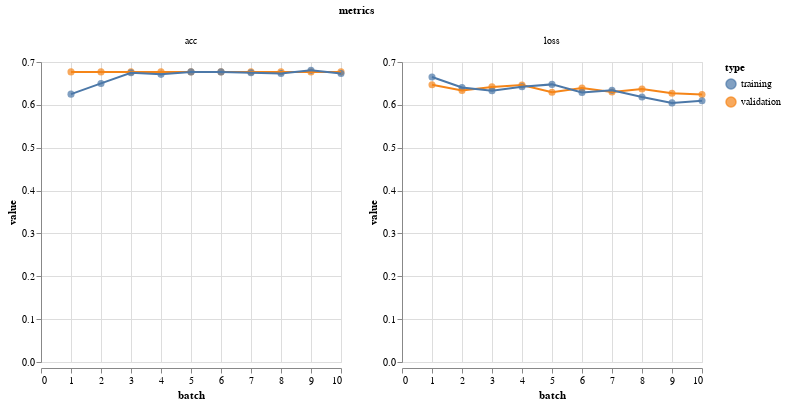

This figure's notebook cell:
### Code cell
vis.metrics(cnn_metrics)

### Figure 1 — Vega-Lite specification as saved in the notebook (floating-point values rounded to 4 significant figures)
{"$schema": "https://vega.github.io/schema/vega-lite/v2.4.3.json", "config": {"view": {"height": 300, "width": 400}}, "data": {"values": [{"batch": 1, "metrics": "loss", "type": "validation", "value": 0.6468}, {"batch": 2, "metrics": "loss", "type": "validation", "value": 0.6334}, {"batch": 3, "metrics": "loss", "type": "validation", "value": 0.6419}, {"batch": 4, "metrics": "loss", "type": "validation", "value": 0.6462}, {"batch": 5, "metrics": "loss", "type": "validation", "value": 0.6293}, {"batch": 6, "metrics": "loss", "type": "validation", "value": 0.639}, {"batch": 7, "metrics": "loss", "type": "validation", "value": 0.6301}, {"batch": 8, "metrics": "loss", "type": "validation", "value": 0.6369}, {"batch": 9, "metrics": "loss", "type": "validation", "value": 0.6272}, {"batch": 10, "metrics": "loss", "type": "validation", "value": 0.6241}, {"batch": 1, "metrics": "acc", "type": "validation", "value": 0.6769}, {"batch": 2, "metrics": "acc", "type": "validation", "value": 0.6769}, {"batch": 3, "metrics": "acc", "type": "validation", "value": 0.6769}, {"batch": 4, "metrics": "acc", "type": "validation", "value": 0.6769}, {"batch": 5, "metrics": "acc", "type": "validation", "value": 0.6769}, {"batch": 6, "metrics": "acc", "type": "validation", "value": 0.6769}, {"batch": 7, "metrics": "acc", "type": "validation", "value": 0.6769}, {"batch": 8, "metrics": "acc", "type": "validation", "value": 0.6769}, {"batch": 9, "metrics": "acc", "type": "validation", "value": 0.6769}, {"batch": 10, "metrics": "acc", "type": "validation", "value": 0.6769}, {"batch": 1, "metrics": "loss", "type": "training", "value": 0.6649}, {"batch": 2, "metrics": "loss", "type": "training", "value": 0.6405}, {"batch": 3, "metrics": "loss", "type": "training", "value": 0.6329}, {"batch": 4, "metrics": "loss", "type": "training", "value": 0.6422}, {"batch": 5, "metrics": "loss", "type": "training", "value": 0.6478}, {"batch": 6, "metrics": "loss", "type": "training", "value": 0.6291}, {"batch": 7, "metrics": "loss", "type": "training", "value": 0.6339}, {"batch": 8, "metrics": "loss", "type": "training", "value": 0.6183}, {"batch": 9, "metrics": "loss", "type": "training", "value": 0.6046}, {"batch": 10, "metrics": "loss", "type": "training", "value": 0.6095}, {"batch": 1, "metrics": "acc", "type": "training", "value": 0.625}, {"batch": 2, "metrics": "acc", "type": "training", "value": 0.65}, {"batch": 3, "metrics": "acc", "type": "training", "value": 0.675}, {"batch": 4, "metrics": "acc", "type": "training", "value": 0.6712}, {"batch": 5, "metrics": "acc", "type": "training", "value": 0.6769}, {"batch": 6, "metrics": "acc", "type": "training", "value": 0.6769}, {"batch": 7, "metrics": "acc", "type": "training", "value": 0.675}, {"batch": 8, "metrics": "acc", "type": "training", "value": 0.6731}, {"batch": 9, "metrics": "acc", "type": "training", "value": 0.6808}, {"batch": 10, "metrics": "acc", "type": "training", "value": 0.6731}]}, "facet": {"column": {"field": "metrics", "type": "nominal"}}, "resolve": {"scale": {"color": "shared", "x": "shared", "y": "independent"}}, "spec": {"layer": [{"encoding": {"color": {"field": "type", "type": "nominal"}, "tooltip": [{"field": "batch", "type": "quantitative"}, {"field": "value", "type": "quantitative"}], "x": {"field": "batch", "type": "quantitative"}, "y": {"field": "value", "type": "quantitative"}}, "height": 300, "mark": {"size": 50, "type": "circle"}, "width": 300}, {"encoding": {"color": {"field": "type", "type": "nominal"}, "x": {"field": "batch", "type": "quantitative"}, "y": {"field": "value", "type": "quantitative"}}, "height": 300, "mark": "line", "width": 300}]}}
